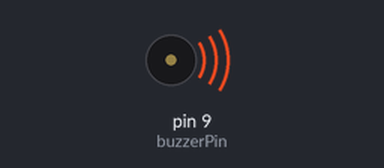
A sketch run on a simulated Arduino Uno, built with avr-gcc and run on an emulated ATmega328P. On the bench: buzzer (waves = sounding).

Above: at 0.2 s.
Timing chart, 0 to 4.6 s (numbered marks = the images above):
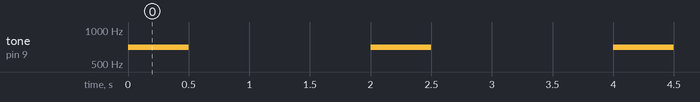

Measured:
- by itself, tone on pin 9 (buzzerPin): alternates 700 Hz for 0.50 s and silent for 1.5 s

The sketch:

BuzzerTest.ino
```cpp
int buzzerPin = 9;

void setup()
{
  pinMode(buzzerPin, OUTPUT);
}

void loop()
{
  tone(buzzerPin, 700, 500);
  delay(1000);
  noTone(buzzerPin);
  delay(1000);
}
```
